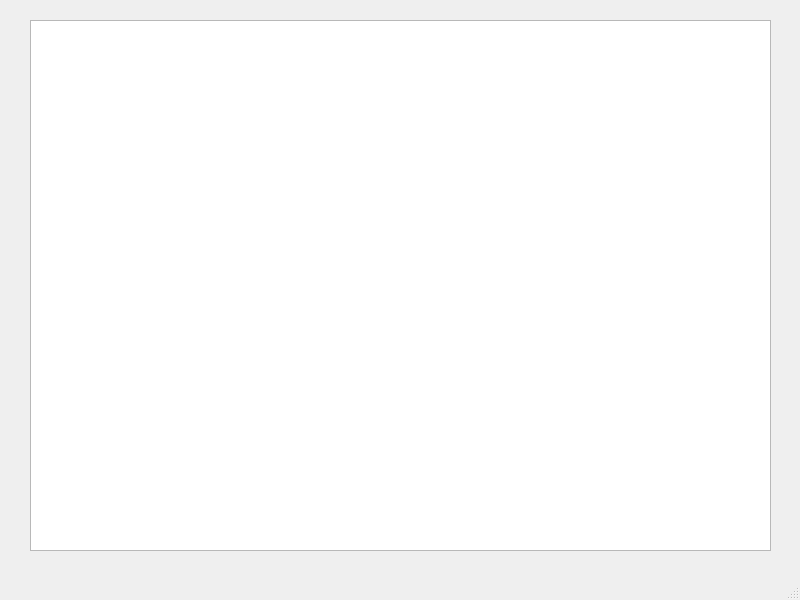
<?xml version="1.0" encoding="UTF-8"?>
<ui version="4.0">
 <class>MainWindow</class>
 <widget class="QMainWindow" name="MainWindow">
  <property name="geometry">
   <rect>
    <x>0</x>
    <y>0</y>
    <width>800</width>
    <height>600</height>
   </rect>
  </property>
  <property name="windowTitle">
   <string>MainWindow</string>
  </property>
  <widget class="QWidget" name="centralwidget">
   <widget class="QGraphicsView" name="graphicsView">
    <property name="geometry">
     <rect>
      <x>30</x>
      <y>20</y>
      <width>741</width>
      <height>531</height>
     </rect>
    </property>
   </widget>
  </widget>
  <widget class="QMenuBar" name="menubar">
   <property name="geometry">
    <rect>
     <x>0</x>
     <y>0</y>
     <width>800</width>
     <height>25</height>
    </rect>
   </property>
  </widget>
  <widget class="QStatusBar" name="statusbar"/>
 </widget>
 <resources/>
 <connections/>
</ui>
